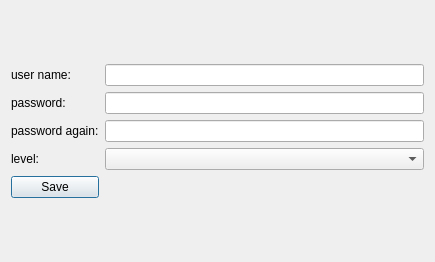
<?xml version="1.0" encoding="UTF-8"?>
<ui version="4.0">
 <class>Dialog</class>
 <widget class="QDialog" name="Dialog">
  <property name="geometry">
   <rect>
    <x>0</x>
    <y>0</y>
    <width>435</width>
    <height>262</height>
   </rect>
  </property>
  <property name="windowTitle">
   <string>Dialog</string>
  </property>
  <layout class="QGridLayout" name="gridLayout_2">
   <item row="0" column="0">
    <layout class="QGridLayout" name="gridLayout">
     <item row="0" column="0">
      <widget class="QLabel" name="label">
       <property name="text">
        <string>user name:</string>
       </property>
      </widget>
     </item>
     <item row="0" column="1">
      <widget class="QLineEdit" name="lineEdit"/>
     </item>
     <item row="1" column="0">
      <widget class="QLabel" name="label_2">
       <property name="text">
        <string>password:</string>
       </property>
      </widget>
     </item>
     <item row="1" column="1">
      <widget class="QLineEdit" name="lineEdit_2"/>
     </item>
     <item row="2" column="0">
      <widget class="QLabel" name="label_3">
       <property name="text">
        <string>password again:</string>
       </property>
      </widget>
     </item>
     <item row="2" column="1">
      <widget class="QLineEdit" name="lineEdit_3"/>
     </item>
     <item row="3" column="0">
      <widget class="QLabel" name="label_4">
       <property name="text">
        <string>level:</string>
       </property>
      </widget>
     </item>
     <item row="3" column="1">
      <widget class="QComboBox" name="comboBox">
       <property name="currentText">
        <string/>
       </property>
       <property name="currentIndex">
        <number>-1</number>
       </property>
      </widget>
     </item>
     <item row="4" column="0">
      <widget class="QPushButton" name="save">
       <property name="text">
        <string>Save</string>
       </property>
      </widget>
     </item>
    </layout>
   </item>
  </layout>
 </widget>
 <resources/>
 <connections/>
</ui>
